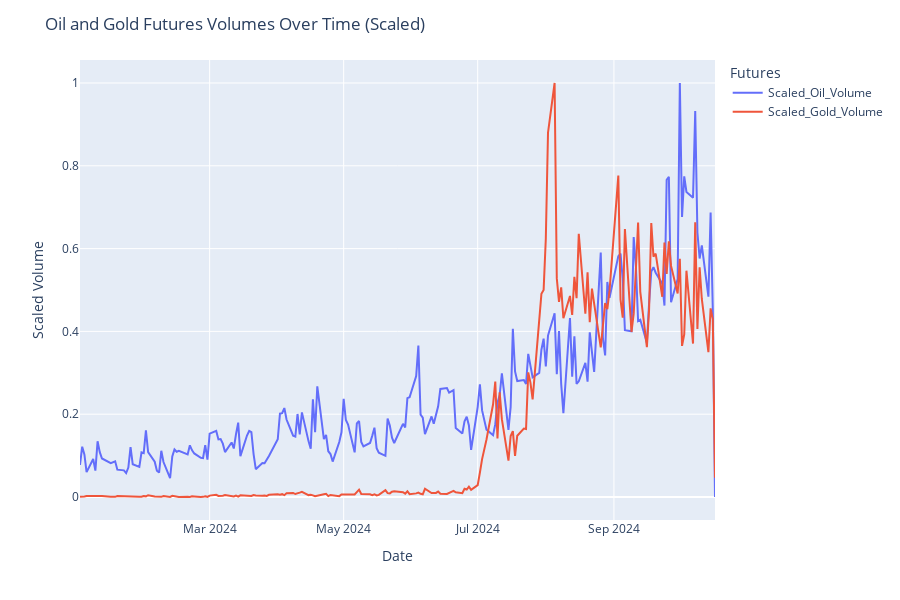

Notebook code cell kept with this figure:
### Markdown cell above
Here we have the volume of futures purchased at each given date. However it is difficult to read, so once again standarize the data to between 0 and 1, and plot to see if there are any visual correlations.

### Code cell
# File paths for the uploaded Excel files
oil_file_path = '/Users/AlanWei1/Documents/Ascend Pan-Asian Leaders/Crude Oil Future Prices Dataset.xlsm'
gold_file_path = '/Users/AlanWei1/Documents/Ascend Pan-Asian Leaders/Gold Future Prices Dataset.xlsm'

# Load the excel files into pandas DataFrames
oil_df = pd.read_excel(oil_file_path)
gold_df = pd.read_excel(gold_file_path)

# Extract relevant columns: 'Time' and 'Volume' (which is in Column H)
oil_df = oil_df[['Time', 'Volume']].rename(columns={'Volume': 'Oil_Volume'})
gold_df = gold_df[['Time', 'Volume']].rename(columns={'Volume': 'Gold_Volume'})

# Convert 'Time' to datetime format
oil_df['Time'] = pd.to_datetime(oil_df['Time'])
gold_df['Time'] = pd.to_datetime(gold_df['Time'])

# Merge the two datasets on 'Time', keeping only the times where both volumes are available
merged_vol_df = pd.merge(oil_df, gold_df, on='Time', how='inner')

# Normalize the volumes by scaling them
merged_vol_df['Scaled_Oil_Volume'] = (merged_vol_df['Oil_Volume'] - merged_vol_df['Oil_Volume'].min()) / (merged_vol_df['Oil_Volume'].max() - merged_vol_df['Oil_Volume'].min())
merged_vol_df['Scaled_Gold_Volume'] = (merged_vol_df['Gold_Volume'] - merged_vol_df['Gold_Volume'].min()) / (merged_vol_df['Gold_Volume'].max() - merged_vol_df['Gold_Volume'].min())

# Plot the data using Plotly Express
fig = px.line(merged_vol_df, x='Time', y=['Scaled_Oil_Volume', 'Scaled_Gold_Volume'], labels={
    'Time': 'Date',
    'value': 'Scaled Volume',
    'variable': 'Futures Volume'
})

# Update the layout for better readability
fig.update_layout(
    title="Oil and Gold Futures Volumes Over Time (Scaled)",
    xaxis_title="Date",
    yaxis_title="Scaled Volume",
    legend_title="Futures",
    width=900,
    height=600
)

# Show the plot
fig.show()

### Figure 1 — Plotly figure (JSON) as saved in the notebook; plotly's stock layout.template omitted (floating-point values rounded to 4 significant figures; data arrays with more than 128 entries replaced by an {"elided": "..."} marker saying what was removed)
{"data": [{"hovertemplate": "Futures Volume=Scaled_Oil_Volume<br>Date=%{x}<br>Scaled Volume=%{y}<extra></extra>", "legendgroup": "Scaled_Oil_Volume", "line": {"color": "#636efa", "dash": "solid"}, "marker": {"symbol": "circle"}, "mode": "lines", "name": "Scaled_Oil_Volume", "orientation": "v", "showlegend": true, "type": "scatter", "x": {"elided": "201 str values"}, "xaxis": "x", "y": {"elided": "201 float values"}, "yaxis": "y"}, {"hovertemplate": "Futures Volume=Scaled_Gold_Volume<br>Date=%{x}<br>Scaled Volume=%{y}<extra></extra>", "legendgroup": "Scaled_Gold_Volume", "line": {"color": "#EF553B", "dash": "solid"}, "marker": {"symbol": "circle"}, "mode": "lines", "name": "Scaled_Gold_Volume", "orientation": "v", "showlegend": true, "type": "scatter", "x": {"elided": "201 str values"}, "xaxis": "x", "y": {"elided": "201 float values"}, "yaxis": "y"}], "layout": {"height": 600, "legend": {"title": {"text": "Futures"}, "tracegroupgap": 0}, "margin": {"t": 60}, "title": {"text": "Oil and Gold Futures Volumes Over Time (Scaled)"}, "width": 900, "xaxis": {"anchor": "y", "domain": [0, 1], "title": {"text": "Date"}}, "yaxis": {"anchor": "x", "domain": [0, 1], "title": {"text": "Scaled Volume"}}}}
